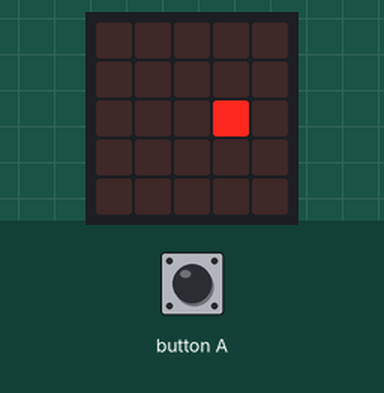
A program run on a simulated Calliope mini (MakeCode). On the bench: the board's 5×5 LED display.

Above: at 0.11 s.
At 0.99 s:
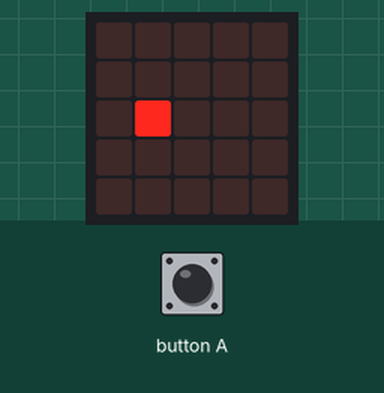
At 1.65 s:
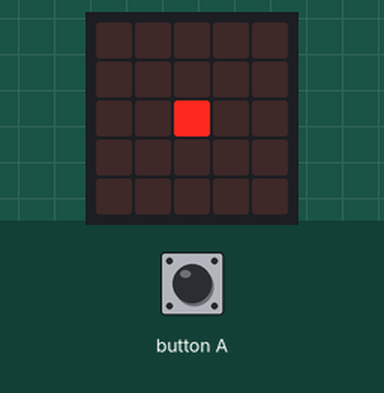
At 2.09 s:
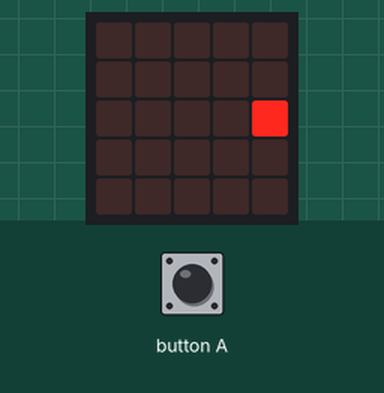

Measured:
- by itself, everything shown: repeats every 1.8 s, in 8 steps

The program:

main.ts
```typescript
input.onButtonPressed(Button.A, function () {
    if (sprite.get(LedSpriteProperty.X) == 2) {
        game.addScore(1)
    } else {
        game.gameOver()
    }
})
let sprite: game.LedSprite = null
sprite = game.createSprite(2, 2)
basic.forever(function () {
    sprite.move(1)
    sprite.ifOnEdgeBounce()
    basic.pause(200)
})
```

test.ts
```typescript
// Hier kann man Tests durchführen; diese Datei wird nicht kompiliert, wenn dieses Paket als Erweiterung verwendet wird.
```
